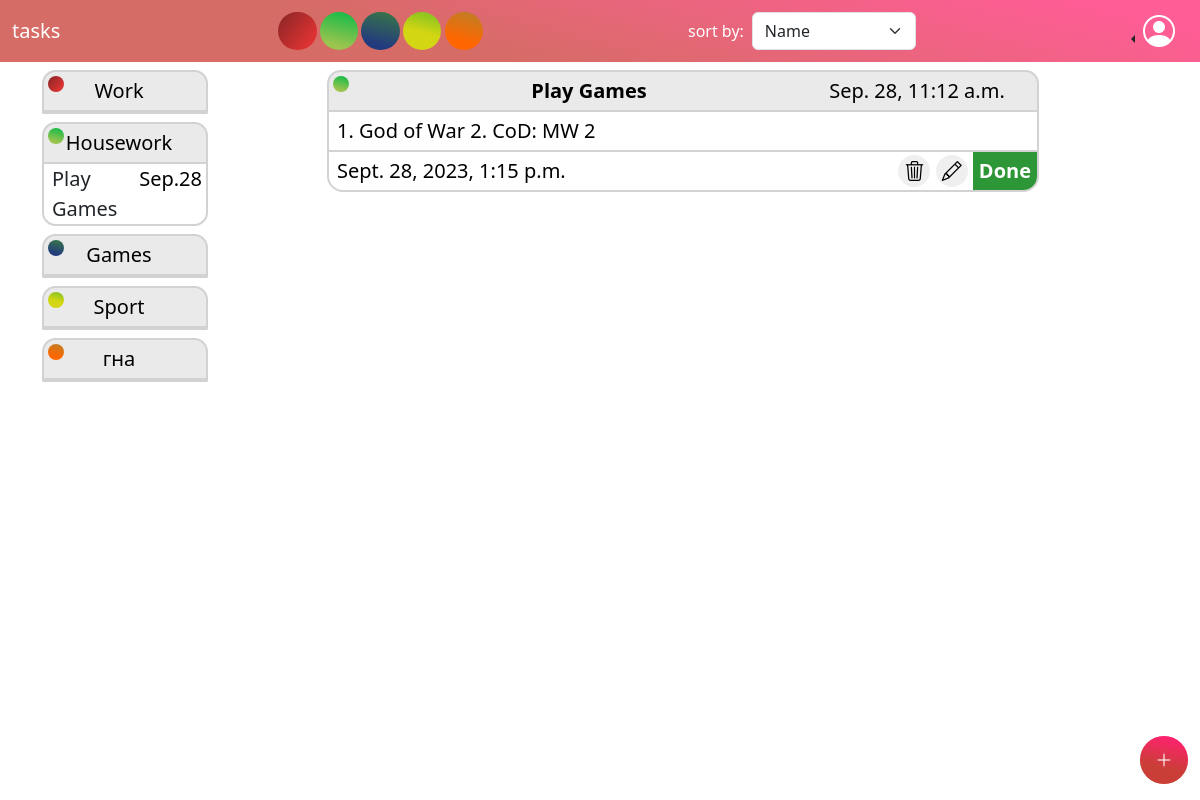
Page /color/2 on the committed database.
### taskmanager/models.py (models this page shows)
class ColorModel(models.Model):
    name = models.CharField(max_length=50)
    class Colors(models.IntegerChoices):
        RED = 1,
        GREEN = 2,
        BLUE = 3,
        YELLOW = 4,
        ORANGE = 5,
    color = models.IntegerField(choices=Colors.choices, unique=True, default=Colors.RED)
    def __str__(self):
        return f'{self.color}'
    class Meta:
        verbose_name = 'color'
        verbose_name_plural = 'colors'

class TaskModel(models.Model):
    title = models.CharField(max_length=50)
    color = models.ForeignKey(to='ColorModel',to_field='color', on_delete=models.PROTECT, related_name='tasks')
    description = models.TextField()
    expiration_date = models.DateTimeField()
    creation_date = models.DateTimeField(auto_now_add=True)
    last_edit_date = models.DateTimeField(auto_now=True)

### taskmanager/views.py (the view)
# urls.py: path('color/<int:color>',by_color, name = 'by_color')
def by_color(request, color):
    tasks = TaskModel.objects.filter(color = color)
    colors = ColorModel.objects.all()
    count = len(colors)
    context = {
        'tasks' : tasks,
        'colors' : colors,
        'colorscount': count,
    }
    return render(request,'index.html', context)

### taskmanager/templates/index.html (shortened to what this page needs)
{% extends 'base.html' %}
{% block content %}
	<div class="container" style="  font-size: 1.25rem;">
  <div class="row">
    <div class="task-stat col-2 mt-2">
      {% for color in colors %}
        <div class="mb-2">
          <div class="task-title pt-1 pb-1">
            {% if color.color == 1 %}
              <div class="task-color" style="background: rgb(221,50,50);
          background: linear-gradient(308deg, rgba(221,50,50,1) 20%, rgba(143,38,38,1) 93%);"></div>
            {% elif color.color == 2 %}
              <div class="task-color" style="background: rgb(154,196,78);
                      background: linear-gradient(14deg, rgba(154,196,78,1) 20%, rgba(23,187,72,1) 93%);"></div>
            {% elif color.color == 3 %}
              <div class="task-color" style="background: rgb(34,59,126);
                      background: linear-gradient(14deg, rgba(34,59,126,1) 20%, rgba(56,115,74,1) 93%);"></div>
            {% elif color.color == 4 %}
              <div class="task-color" style="background: rgb(211,214,18);
                      background: linear-gradient(14deg, rgba(211,214,18,1) 47%, rgba(144,198,31,1) 86%);"></div>
            {% elif color.color == 5 %}
              <div class="task-color" style="background: rgb(255,102,0);
                      background: linear-gradient(14deg, rgba(255,102,0,1) 28%, rgba(196,124,34,1) 90%);"></div>
            {% endif %}
            <a class="a-task-counter-title">{{ color.name }}</a>
            <a class="a-task-counter-info" style="  width: 2rem;"></a>
          </div>
          <div class="task-counter-div">
            {% for task in tasks %}
              {% if color.color == task.color.color %}
                <div class="task-counter-task">{{ task.title }} <a class="a-task-counter-info">{{ task.expiration_date|date:"M.d" }}</a></div>
              {% endif %}
            {% endfor %}
          </div>
        </div>
      {% endfor %}
    </div>
    <div class="col-1">
    </div>
    <div class="task-stat col-8 row">
      {% for task in tasks %}
        <div class="mt-2">
          <div class="task-title pt-1 pb-1">
            {% if task.color.color == 1 %}
              <div class="task-color" style="background: rgb(221,50,50);
          background: linear-gradient(308deg, rgba(221,50,50,1) 20%, rgba(143,38,38,1) 93%);"></div>
            {% elif task.color.color == 2 %}
              <div class="task-color" style="background: rgb(154,196,78);
                      background: linear-gradient(14deg, rgba(154,196,78,1) 20%, rgba(23,187,72,1) 93%);"></div>
            {% elif task.color.color == 3 %}
              <div class="task-color" style="background: rgb(34,59,126);
                      background: linear-gradient(14deg, rgba(34,59,126,1) 20%, rgba(56,115,74,1) 93%);"></div>
            {% elif task.color.color == 4 %}
              <div class="task-color" style="background: rgb(211,214,18);
                      background: linear-gradient(14deg, rgba(211,214,18,1) 47%, rgba(144,198,31,1) 86%);"></div>
            {% elif task.color.color == 5 %}
              <div class="task-color" style="background: rgb(255,102,0);
                      background: linear-gradient(14deg, rgba(255,102,0,1) 28%, rgba(196,124,34,1) 90%);"></div>
            {% endif %}
            <a class="a-task-title"><b>{{ task.title }}</b></a>
            <a class="a-task-info">{{ task.creation_date|date:"M. d,  P" }}</a>
          </div>
          <div class="task-desc ps-2 pe-2 pt-1 pb-1">
            <a class="text-decoration-none text-black">{{ task.description }}</a>
          </div>
          <div class="task-bottom ">
            <a class="ms-2 me-2 text-decoration-none text-black pt-1 pb-1">{{ task.expiration_date }}</a>
            <div>
              <a href="{% url 'delete' task.id %}" class="text-decoration-none">
                <button class="task-bottom-icon "><i class="bi bi-trash3"></i></button>
              </a>
              <a href="{% url 'edit' task.id %}" class="text-decoration-none">
                <button class="task-bottom-icon"><i class="bi bi-pencil"></i></button>
              </a>
              <button class="done-button pt-1 pb-1" style="background: rgb(45, 150, 54);"><b
                    class="text-white">Done</b></button>
            </div>
          </div>
        </div>
      {% endfor %}
    </div>
  </div>
  <a href="{% url 'create' %}">
    <button class="add-button"><i class="bi bi-plus-lg"></i></button>
  </a>
</div>
{% endblock %}
{% block add_button %}
	  <a href="{% url 'create' %}">
    <button class="add-button"><i class="bi bi-plus-lg"></i></button>
  </a>
{% endblock %}

### taskmanager/templates/base.html (shortened to what this page needs)
{% load static %}
<!DOCTYPE html>
<html lang="en">
<head>
  <link rel="stylesheet" href="https://cdn.jsdelivr.net/npm/bootstrap-icons@1.11.0/font/bootstrap-icons.css">
  <link href="https://cdn.jsdelivr.net/npm/bootstrap@5.3.2/dist/css/bootstrap.min.css" rel="stylesheet"
>
  <link rel="stylesheet" href="{% static 'style.css' %}">
</head>
<body class="index-body">
<nav class="navbar navbar-expand-lg " style="background: rgb(196,42,34);
  background: linear-gradient(14deg, rgba(196, 42, 34, 0.692) 36%, rgba(255, 0, 89, 0.637) 91%); padding: 0;">
  <div class="container-fluid">
    <a href="{% url 'index' %}" class="navbar-brand text-white ">tasks</a>
    <div>
      <div class="mx-auto" style="display: flex; align-items: center;">
        {% for color in colors %}
          {% if color.color == 1 %}
            <a href="{% url 'by_color' color  %}" title="{{ color.name }}" class="color-button" style="background: rgb(221,50,50);
          background: linear-gradient(308deg, rgba(221,50,50,1) 20%, rgba(143,38,38,1) 93%);"></a>
          {% elif color.color == 2 %}
            <a href="{% url 'by_color' color  %}" title="{{ color.name }}" class="color-button" style="background: rgb(154,196,78);
          background: linear-gradient(14deg, rgba(154,196,78,1) 20%, rgba(23,187,72,1) 93%);"></a>
          {% elif color.color == 3 %}
            <a href="{% url 'by_color' color  %}" title="{{ color.name }}" class="color-button" style="background: rgb(34,59,126);
                  background: linear-gradient(14deg, rgba(34,59,126,1) 20%, rgba(56,115,74,1) 93%);"></a>
          {% elif color.color == 4 %}
            <a href="{% url 'by_color' color  %}" title="{{ color.name }}" class="color-button" style="background: rgb(211,214,18);
                  background: linear-gradient(14deg, rgba(211,214,18,1) 47%, rgba(144,198,31,1) 86%);"></a>
          {% elif color.color == 5 %}
            <a href="{% url 'by_color' color  %}" title="{{ color.name }}" class="color-button" style="background: rgb(255,102,0);
                  background: linear-gradient(14deg, rgba(255,102,0,1) 28%, rgba(196,124,34,1) 90%);"></a>
          {% endif %}
        {% endfor %}
      </div>
    </div>
    <div class="d-flex justify-content-center">
      <a class="text-decoration-none text-white my-auto me-2 ">sort by:</a>
      <div class="mx-auto">
        <select class="form-select" aria-label="Default select example">
          <option selected>Name</option>
        </select>
      </div>
    </div>
    <div class="dropstart">
      <a class="btn dropdown-toggle" href="#" role="button" data-bs-toggle="dropdown" aria-expanded="false">
        <i class="bi bi-person-circle text-white fs-2"></i>
      </a>
    </div>
  </div>
</nav>
{% block content %}
{% endblock %}
{% block add_button %}
{% endblock %}
</body>
</html>

### static/style.css (style rules this page uses)
.index-body { animation-duration: 2s; animation-name: site-showdown; }
.color-button { margin-right: .2rem; width: 2.4rem; height: 2.4rem; border: 0; border-radius: 50px; }
.task-color { width: 1rem; height: 1rem; border: 0; border-radius: 50px; margin-left: .25rem; display: inline; }
.task-stat { border-color: rgb(211, 210, 210); }
.task-title { border-top-right-radius: .85rem; border-top-left-radius: .85rem; background-color: rgba(211, 210, 210, 0.466); overflow: hidden; border: .15rem solid rgb(211, 210, 210); display: flex; justify-content: space-between; }
.a-task-title { text-decoration: none; color: black; margin-left: 1rem; justify-content: space-between; }
.a-task-info { text-decoration: none; color: black; text-align: center; margin-right: 1rem; width: 13rem; }
.task-counter-div { border: .15rem solid; border-color: rgb(211, 210, 210); border-top: 0; padding-left: .25rem; border-bottom-right-radius: .85rem; border-bottom-left-radius: .85rem; }
.task-counter-task { border: 0; display: flex; justify-content: space-between; padding-left: .25rem; border-bottom-right-radius: .85rem; border-bottom-left-radius: .85rem; }
.a-task-counter-title { text-decoration: none; color: black; display: flex; }
.a-task-counter-info { text-decoration: none; color: black; text-align: center; padding-right: .25rem; }
.task-bottom { border: .15rem solid; border-color: rgb(211, 210, 210); border-bottom-left-radius: 1rem; border-bottom-right-radius: 1rem; padding: 0; display: flex; justify-content: space-between; }
.task-bottom-icon { border: 0px; border-radius: 10rem; }
.task-desc { border-left: .15rem solid; border-right: .15rem solid; border-color: rgb(211, 210, 210); background-color: white; }
.done-button { border: 0; border-bottom-right-radius: .86rem; }
.add-button { position: fixed; width: 6vh; height: 6vh; border: 0; border-radius: 50px; top: 92%; left: 95%; background: rgb(196, 42, 34); background: linear-gradient(14deg, rgba(196, 42, 34, 0.692) 36%, rgba(255, 0, 89, 0.637) 91%); padding: 0; color: white; }

### rows in the picture
ColorModel: color 1 (drawn), name "Work"
ColorModel: color 2 (drawn), name "Housework"
ColorModel: color 3 (drawn), name "Games"
ColorModel: color 4 (drawn), name "Sport"
ColorModel: color 5 (drawn), name "гна"
TaskModel: title "Play Games", expiration_date "Sep.28", creation_date "Sep. 28, 11:12 a.m.", description "1. God of War 2. CoD: MW 2", expiration_date "Sept. 28, 2023, 1:15 p.m."
